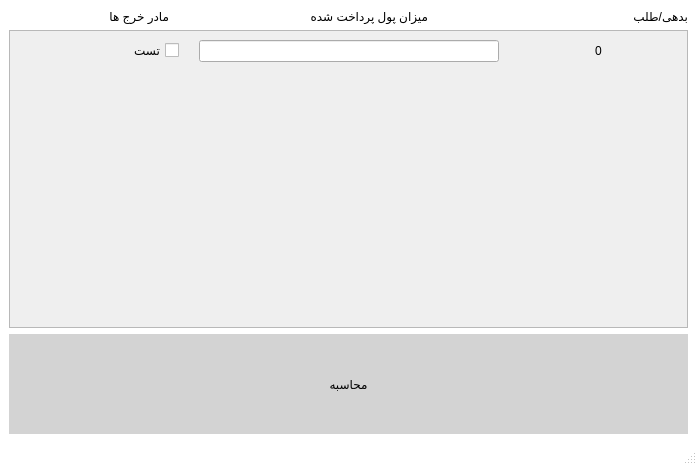
<?xml version="1.0" encoding="UTF-8"?>
<ui version="4.0">
 <class>MainWindow</class>
 <widget class="QMainWindow" name="MainWindow">
  <property name="geometry">
   <rect>
    <x>0</x>
    <y>0</y>
    <width>697</width>
    <height>465</height>
   </rect>
  </property>
  <property name="windowTitle">
   <string>MainWindow</string>
  </property>
  <property name="styleSheet">
   <string notr="true">QMainWindow{
	background-color:white;
}</string>
  </property>
  <widget class="QWidget" name="centralwidget">
   <layout class="QVBoxLayout" name="verticalLayout_4">
    <item>
     <layout class="QVBoxLayout" name="verticalLayout_3">
      <item>
       <layout class="QVBoxLayout" name="verticalLayout_2">
        <item>
         <layout class="QHBoxLayout" name="horizontalLayout_2">
          <property name="spacing">
           <number>100</number>
          </property>
          <item>
           <widget class="QLabel" name="label">
            <property name="text">
             <string>مادر خرج ها</string>
            </property>
           </widget>
          </item>
          <item>
           <widget class="QLabel" name="label_4">
            <property name="text">
             <string>میزان پول پرداخت شده</string>
            </property>
           </widget>
          </item>
          <item>
           <widget class="QLabel" name="label_2">
            <property name="text">
             <string>بدهی/طلب</string>
            </property>
           </widget>
          </item>
         </layout>
        </item>
        <item>
         <widget class="QScrollArea" name="scrollArea">
          <property name="widgetResizable">
           <bool>true</bool>
          </property>
          <widget class="QWidget" name="scrollAreaWidgetContents">
           <property name="geometry">
            <rect>
             <x>0</x>
             <y>0</y>
             <width>673</width>
             <height>287</height>
            </rect>
           </property>
           <layout class="QVBoxLayout" name="verticalLayout">
            <item>
             <layout class="QHBoxLayout" name="horizontalLayout">
              <property name="spacing">
               <number>20</number>
              </property>
              <item>
               <widget class="QCheckBox" name="checkBox">
                <property name="enabled">
                 <bool>true</bool>
                </property>
                <property name="layoutDirection">
                 <enum>Qt::RightToLeft</enum>
                </property>
                <property name="text">
                 <string>تست</string>
                </property>
               </widget>
              </item>
              <item>
               <widget class="QLineEdit" name="lineEdit">
                <property name="enabled">
                 <bool>true</bool>
                </property>
                <property name="maximumSize">
                 <size>
                  <width>300</width>
                  <height>16777215</height>
                 </size>
                </property>
               </widget>
              </item>
              <item>
               <widget class="QLabel" name="label_3">
                <property name="text">
                 <string>0</string>
                </property>
                <property name="alignment">
                 <set>Qt::AlignCenter</set>
                </property>
               </widget>
              </item>
             </layout>
            </item>
            <item>
             <spacer name="verticalSpacer">
              <property name="orientation">
               <enum>Qt::Vertical</enum>
              </property>
              <property name="sizeHint" stdset="0">
               <size>
                <width>20</width>
                <height>40</height>
               </size>
              </property>
             </spacer>
            </item>
           </layout>
          </widget>
         </widget>
        </item>
       </layout>
      </item>
      <item>
       <widget class="QPushButton" name="pushButton">
        <property name="minimumSize">
         <size>
          <width>0</width>
          <height>100</height>
         </size>
        </property>
        <property name="styleSheet">
         <string notr="true">QPushButton{
	border:0px;
	background-color:lightgrey;
}

QPushButton:pressed{
	background-color:grey;
}</string>
        </property>
        <property name="text">
         <string>محاسبه</string>
        </property>
       </widget>
      </item>
     </layout>
    </item>
   </layout>
  </widget>
  <widget class="QStatusBar" name="statusbar"/>
 </widget>
 <resources/>
 <connections/>
</ui>
